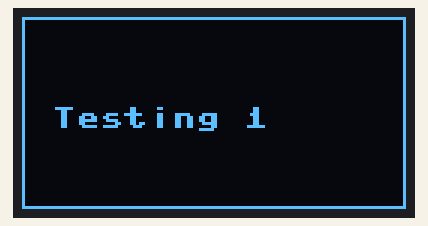
Bench run of a program on a simulated Raspberry Pi Pico running MicroPython. Parts: 128×64 one-colour display. Library files of the repository ran but are not shown: sh1106.py; what the program prints to the serial console is not drawn. At 5.1 s the program stops and its outputs stay as they are.

Above: at 0.2 s.

The program:

white_oled_display_test_sh1106.py
```python
from machine import Pin, I2C
from sh1106 import SH1106_I2C
from time import sleep

# A test with raspberry pi pico w (rp2040) with the
# 1.3" white oled display with SH1106 driver from AZ-Delivery
# https://www.az-delivery.de/en/products/1-3zoll-i2c-oled-display

# Using the SH1106 library from robert-hh (https://github.com/robert-hh/SH1106)


def color565(r, g, b):
    """Return RGB565 color value.

    Args:
        r (int): Red value.
        g (int): Green value.
        b (int): Blue value.
    """
    return (r & 0xf8) << 8 | (g & 0xfc) << 3 | b >> 3


WIDTH  = 128                                            # oled display width
HEIGHT = 64                                             # oled display height

# The Pins
# VCC --> VBUS on PICO (= +5V USB)
# GND --> GND on PICO
pin_i2c0_scl = Pin(1) # SCK on Display Module
pin_i2c0_sda = Pin(0) # SDA on Display Module

i2c = I2C(0, scl=pin_i2c0_scl, sda=pin_i2c0_sda)
print("I2C Address      : "+hex(i2c.scan()[0]).upper()) # Display device address
print("I2C Configuration: "+str(i2c))                   # Display I2C config

# set the addr to the I2C Address of the device (0X3C as default)
display = SH1106_I2C(WIDTH, HEIGHT, i2c, res=None, addr=0X3C, rotate=0, delay=0)
display.init_display()
display.poweron()
display.fill(0)
display.text('Testing 1', 10, 30, 1)
display.rect(0,0,WIDTH,HEIGHT,color565(255,255,255))
display.contrast(255)
display.show()
sleep(5)
display.poweroff()
```

Measured:
- what the display in image 0 shows lasts 5.0 s, from 0.1 s to 5.1 s
